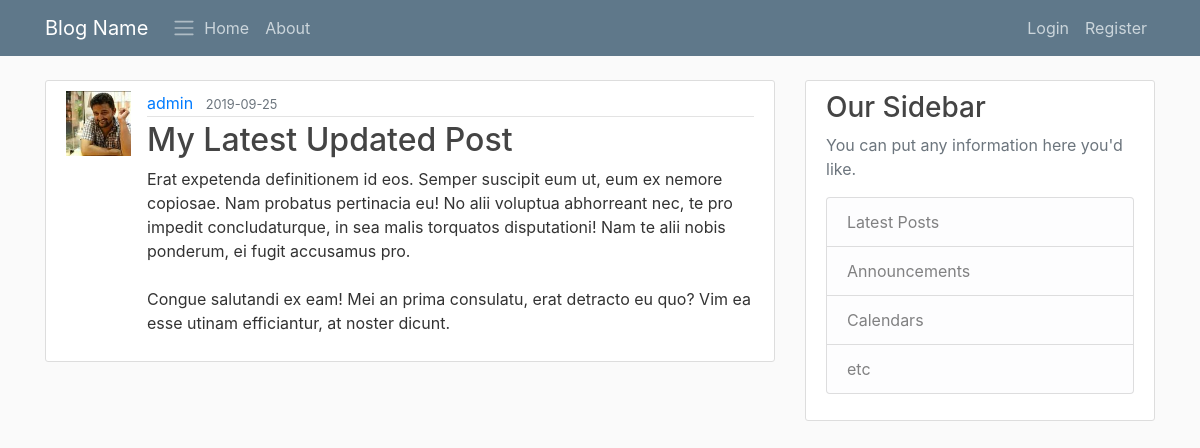
Page /post/24 on the committed database.
### ds_blog/models.py (models this page shows, shortened)
class User(db.Model, UserMixin):
	id = db.Column(db.Integer, primary_key = True)
	username = db.Column(db.String(20), unique = True, nullable = False)
	email = db.Column(db.String(120), unique = True, nullable = False)
	image_file = db.Column(db.String(20), nullable = False, default = 'default.jpg')
	password = db.Column(db.String(60), nullable = False)
	posts = db.relationship('Post', backref = 'author', lazy = True)

class Post(db.Model):
	id = db.Column(db.Integer, primary_key = True)
	title = db.Column(db.String(100), nullable = False)
	date_posted = db.Column(db.DateTime, nullable = False, default = datetime.utcnow)
	content = db.Column(db.Text, nullable = False)
	user_id = db.Column(db.Integer, db.ForeignKey('user.id'), nullable = False)

### ds_blog/posts/routes.py (the view)
@posts.route("/post/<int:post_id>")
def post(post_id):
    post = Post.query.get_or_404(post_id)
    return render_template('post.html', title = post.title, post = post)

### ds_blog/templates/post.html (shortened to what this page needs)
{% extends 'layout.html' %}
{% block content %}
	<article class="media content-section">
		<img class="rounded-cricle article-img" src = "{{ url_for('static', filename = 'profile_pic/' + post.author.image_file) }}">
	  <div class="media-body">
	    <div class="article-metadata">
	      <a class="mr-2" href="#">{{ post.author.username }}</a>
				<small class="text-muted"> {{ post.date_posted.strftime("%Y-%m-%d") }} </small>
	    </div>
	    <h2 class = "article-title"> {{ post.title }} </h2>
	    <p class="article-content">{{ post.content }}</p>
	  </div>
	</article>
{% endblock content %}

### ds_blog/static/main.css (style rules this page uses)
body { background: #fafafa; color: #333333; margin-top: 5rem; }
h1, h2, h3, h4, h5, h6 { color: #444444; }
.content-section { background: #ffffff; padding: 10px 20px; border: 1px solid #dddddd; border-radius: 3px; margin-bottom: 20px; }
.article-title { color: #444444; }
.article-content { white-space: pre-line; }
.article-img { height: 65px; width: 65px; margin-right: 16px; }
.article-metadata { padding-bottom: 1px; margin-bottom: 4px; border-bottom: 1px solid #e3e3e3 }

### rows in the picture
User: image_file (picture), author.username "admin"
Post: date_posted "2019-09-25", title "My Latest Updated Post", content "Erat expetenda definitionem id eos. Semper suscipit eum ut, eum ex nemore copiosae. Nam probatus pertinacia eu! No alii voluptua abhorreant nec, te pro impedit concludaturque, in sea malis torquatos disputationi! Nam te alii nobis ponderum, ei fugit accusamus pro. Congue salutandi ex eam! Mei an prima consulatu, erat detracto eu quo? Vim ea esse utinam efficiantur, at noster dicunt."
